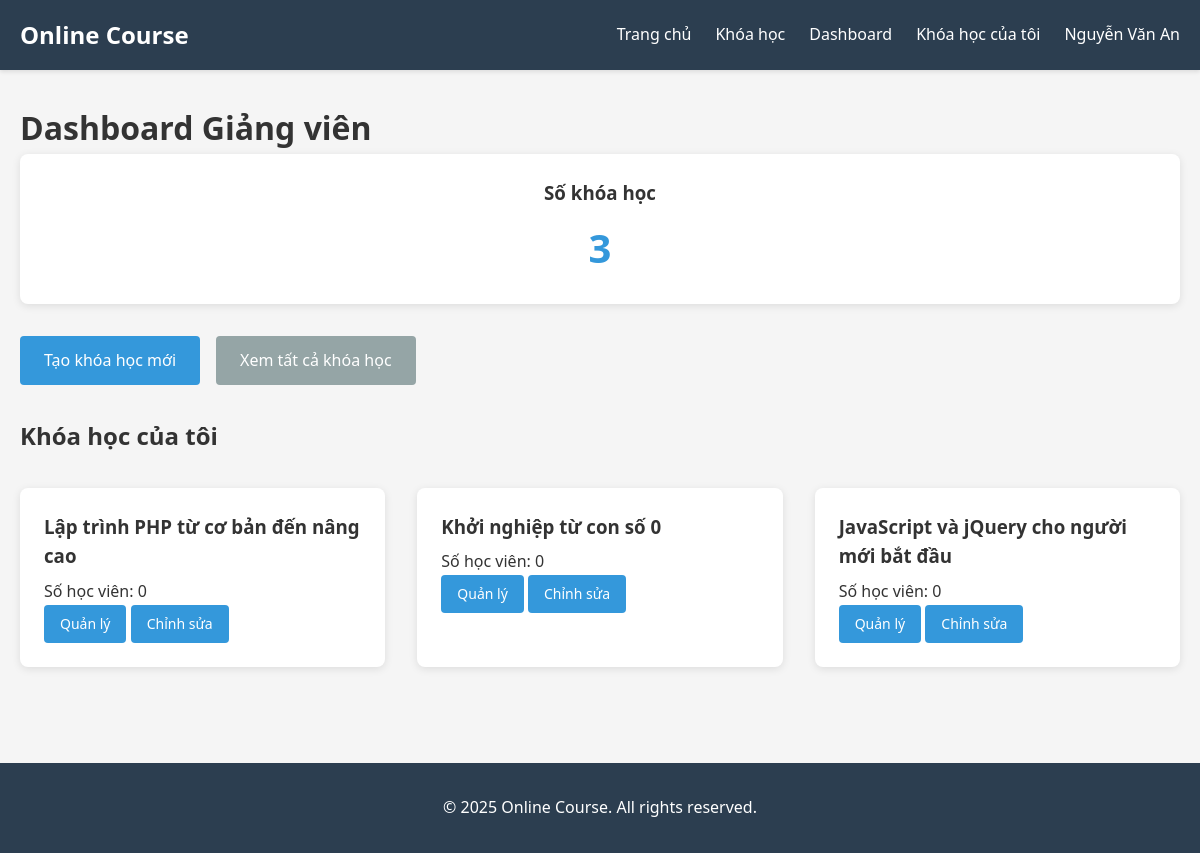
Page /instructor/dashboard (signed in) on the committed database.
### tables this page shows
CREATE TABLE IF NOT EXISTS courses (
    id INT AUTO_INCREMENT PRIMARY KEY,
    title VARCHAR(255) NOT NULL,
    description TEXT,
    instructor_id INT NOT NULL,
    category_id INT,
    price DECIMAL(10,2) DEFAULT 0.00,
    duration_weeks INT,
    level VARCHAR(50) DEFAULT 'Beginner' COMMENT 'Beginner, Intermediate, Advanced',
    image VARCHAR(255),
    created_at DATETIME DEFAULT CURRENT_TIMESTAMP,
    updated_at DATETIME DEFAULT CURRENT_TIMESTAMP ON UPDATE CURRENT_TIMESTAMP,
    FOREIGN KEY (instructor_id) REFERENCES users(id) ON DELETE CASCADE,
    FOREIGN KEY (category_id) REFERENCES categories(id) ON DELETE SET NULL,
    INDEX idx_instructor (instructor_id),
    INDEX idx_category (category_id),
    INDEX idx_level (level)
);

### controllers/InstructorController.php (called while the page is built, shortened)
<?php
require_once __DIR__ . '/../config/helper.php';
require_once __DIR__ . '/../models/Course.php';
class InstructorController {
    public function dashboard() {
        $courseModel = new Course();
        $courses = $courseModel->getByInstructor(getUserId());
        require_once __DIR__ . '/../views/layouts/header.php';
        require_once __DIR__ . '/../views/instructor/dashboard.php';
        require_once __DIR__ . '/../views/layouts/footer.php';
    }
}
?>

### models/Course.php (called while the page is built, shortened)
<?php
require_once __DIR__ . '/../config/Database.php';
class Course {
    private $conn;
    private $table = 'courses';
    public function __construct() {
        $database = new Database();
        $this->conn = $database->getConnection();
    }
    public function getByInstructor($instructor_id) {
        $query = "SELECT c.*, cat.name as category_name,
                  (SELECT COUNT(*) FROM enrollments WHERE course_id = c.id) as student_count
                  FROM " . $this->table . " c
                  LEFT JOIN categories cat ON c.category_id = cat.id
                  WHERE c.instructor_id = :instructor_id
                  ORDER BY c.created_at DESC";
        $stmt = $this->conn->prepare($query);
        $stmt->bindParam(':instructor_id', $instructor_id);
        $stmt->execute();
        return $stmt->fetchAll();
    }
}
?>

### config/Database.php (called while the page is built, shortened)
<?php
class Database {
    private $host = "localhost";
    private $db_name = "onlinecourse";
    private $username = "root";
    private $password = "";
    public function getConnection() {
        $this->conn = null;
        try {
            $this->conn = new PDO(
                "mysql:host=" . $this->host . ";dbname=" . $this->db_name . ";charset=utf8mb4",
                $this->username,
                $this->password,
                [
                    PDO::ATTR_ERRMODE => PDO::ERRMODE_EXCEPTION,
                    PDO::ATTR_DEFAULT_FETCH_MODE => PDO::FETCH_ASSOC,
                    PDO::ATTR_EMULATE_PREPARES => false
                ]
            );
        } catch(PDOException $e) {
            echo "Connection error: " . $e->getMessage();
        }
        return $this->conn;
    }
}
?>

### config/helper.php (called while the page is built, shortened)
<?php
function getUserId() {
    return $_SESSION['user_id'] ?? null;
}
?>

### views/instructor/dashboard.php (the view, shortened to what this page needs)
<div class="container">
    <h1>Dashboard Giảng viên</h1>
    <div class="dashboard-stats">
        <div class="stat-card">
            <h3>Số khóa học</h3>
            <p class="stat-number"><?php echo count($courses); ?></p>
        </div>
    </div>
    <div class="action-buttons">
        <a href="/onlinecourse/instructor/createCourse" class="btn btn-primary">Tạo khóa học mới</a>
        <a href="/onlinecourse/instructor/myCourses" class="btn btn-secondary">Xem tất cả khóa học</a>
    </div>
    <h2>Khóa học của tôi</h2>
    <div class="courses-grid">
        <?php if (!empty($courses)): ?>
            <?php foreach ($courses as $course): ?>
                <div class="course-card">
                    <div class="course-card-body">
                        <h3><a href="/onlinecourse/course/detail/<?php echo $course['id']; ?>"><?php echo htmlspecialchars($course['title']); ?></a></h3>
                        <p>Số học viên: <?php echo $course['student_count'] ?? 0; ?></p>
                        <div class="course-actions">
                            <a href="/onlinecourse/instructor/course/manage/<?php echo $course['id']; ?>" class="btn btn-sm">Quản lý</a>
                            <a href="/onlinecourse/instructor/course/edit/<?php echo $course['id']; ?>" class="btn btn-sm">Chỉnh sửa</a>
                        </div>
                    </div>
                </div>
            <?php endforeach; ?>
        <?php else: ?>
            <p>Bạn chưa có khóa học nào. <a href="/onlinecourse/instructor/createCourse">Tạo khóa học đầu tiên</a></p>
        <?php endif; ?>
    </div>
</div>

### assets/css/style.css (style rules this page uses)
* { margin: 0; padding: 0; box-sizing: border-box; }
body { font-family: 'Segoe UI', Tahoma, Geneva, Verdana, sans-serif; line-height: 1.6; color: #333; background-color: #f5f5f5; }
.container { max-width: 1200px; margin: 0 auto; padding: 0 20px; }
.btn { display: inline-block; padding: 0.75rem 1.5rem; background-color: #3498db; color: white; text-decoration: none; border-radius: 4px; border: none; cursor: pointer; transition: background-color 0.3s; font-size: 1rem; }
.btn-primary { background-color: #3498db; }
.btn-secondary { background-color: #95a5a6; }
.btn-sm { padding: 0.5rem 1rem; font-size: 0.875rem; }
.courses-grid { display: grid; grid-template-columns: repeat(auto-fill, minmax(300px, 1fr)); gap: 2rem; margin-top: 2rem; }
.course-card { background: white; border-radius: 8px; overflow: hidden; box-shadow: 0 2px 8px rgba(0,0,0,0.1); transition: transform 0.3s, box-shadow 0.3s; }
.course-card-body { padding: 1.5rem; }
.course-card-body h3 { margin-bottom: 0.5rem; }
.course-card-body h3 a { color: #333; text-decoration: none; }
.dashboard-stats { display: grid; grid-template-columns: repeat(auto-fit, minmax(200px, 1fr)); gap: 1.5rem; margin-bottom: 2rem; }
.stat-card { background: white; padding: 1.5rem; border-radius: 8px; box-shadow: 0 2px 8px rgba(0,0,0,0.1); text-align: center; }
.stat-number { font-size: 2.5rem; font-weight: bold; color: #3498db; margin-top: 0.5rem; }
.action-buttons { display: flex; gap: 1rem; margin-bottom: 2rem; }

### rows in the picture
courses: title "Lập trình PHP từ cơ bản đến nâng cao", student_count "0"
courses: title "Khởi nghiệp từ con số 0", student_count "0"
courses: title "JavaScript và jQuery cho người mới bắt đầu", student_count "0"

### other values in the picture
$_SESSION['fullname'] "Nguyễn Văn An"
count($courses) "3"
